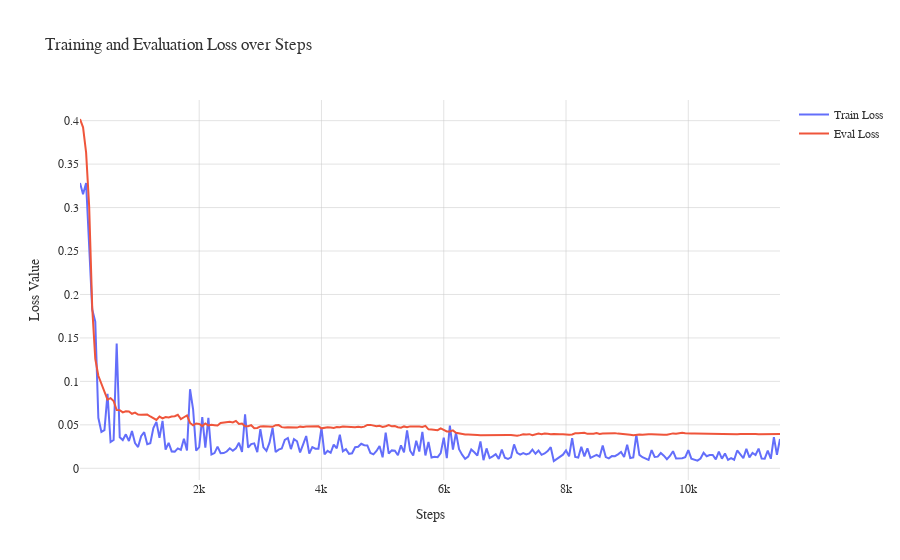

The notebook cell this image was saved under:
### Markdown cell above
### Train and Eval Loss

### Code cell
import plotly.graph_objects as go

# Assuming 'training_df' is your dataframe
fig_loss = go.Figure()

# Plot train/loss_value
fig_loss.add_trace(go.Scatter(
    x=training_df['train/loss_step'], 
    y=training_df['train/loss_value'],
    mode='lines',
    name='Train Loss'
))

# Plot eval/loss_value if it exists in the dataframe
if 'eval/loss_value' in training_df.columns:
    fig_loss.add_trace(go.Scatter(
        x=training_df['train/loss_step'],  # Assuming the steps are the same for eval and train
        y=training_df['eval/loss_value'],
        mode='lines',
        name='Eval Loss'
    ))

fig_loss.update_layout(layout)
# Update layout
fig_loss.update_layout(
    title='Training and Evaluation Loss over Steps',
    xaxis_title='Steps',
    yaxis_title='Loss Value',
)

# Show plot
fig_loss.show()
# fig_loss.write_image("plotly/final_training/loss_800_400_5.png", width=800, height=400, scale=5)

### Figure 1 — Plotly figure (JSON) as saved in the notebook; plotly's stock layout.template omitted (floating-point values rounded to 4 significant figures; data arrays with more than 128 entries replaced by an {"elided": "..."} marker saying what was removed)
{"data": [{"mode": "lines", "name": "Train Loss", "type": "scatter", "x": {"elided": "461 int values"}, "y": {"elided": "461 float values"}}, {"mode": "lines", "name": "Eval Loss", "type": "scatter", "x": {"elided": "461 int values"}, "y": {"elided": "461 float values"}}], "layout": {"font": {"color": "#333333", "family": "Arial, sans-serif", "size": 12}, "legend": {"font": {"color": "#333333", "size": 12}}, "paper_bgcolor": "rgb(255, 255, 255)", "plot_bgcolor": "rgb(255, 255, 255)", "title": {"text": "Training and Evaluation Loss over Steps"}, "xaxis": {"gridcolor": "rgba(200, 200, 200, 0.5)", "showgrid": true, "tickfont": {"color": "#333333", "size": 12}, "title": {"text": "Steps"}, "zeroline": false}, "yaxis": {"gridcolor": "rgba(200, 200, 200, 0.5)", "showgrid": true, "tickfont": {"color": "#333333", "size": 12}, "title": {"text": "Loss Value"}, "zeroline": false}}}
